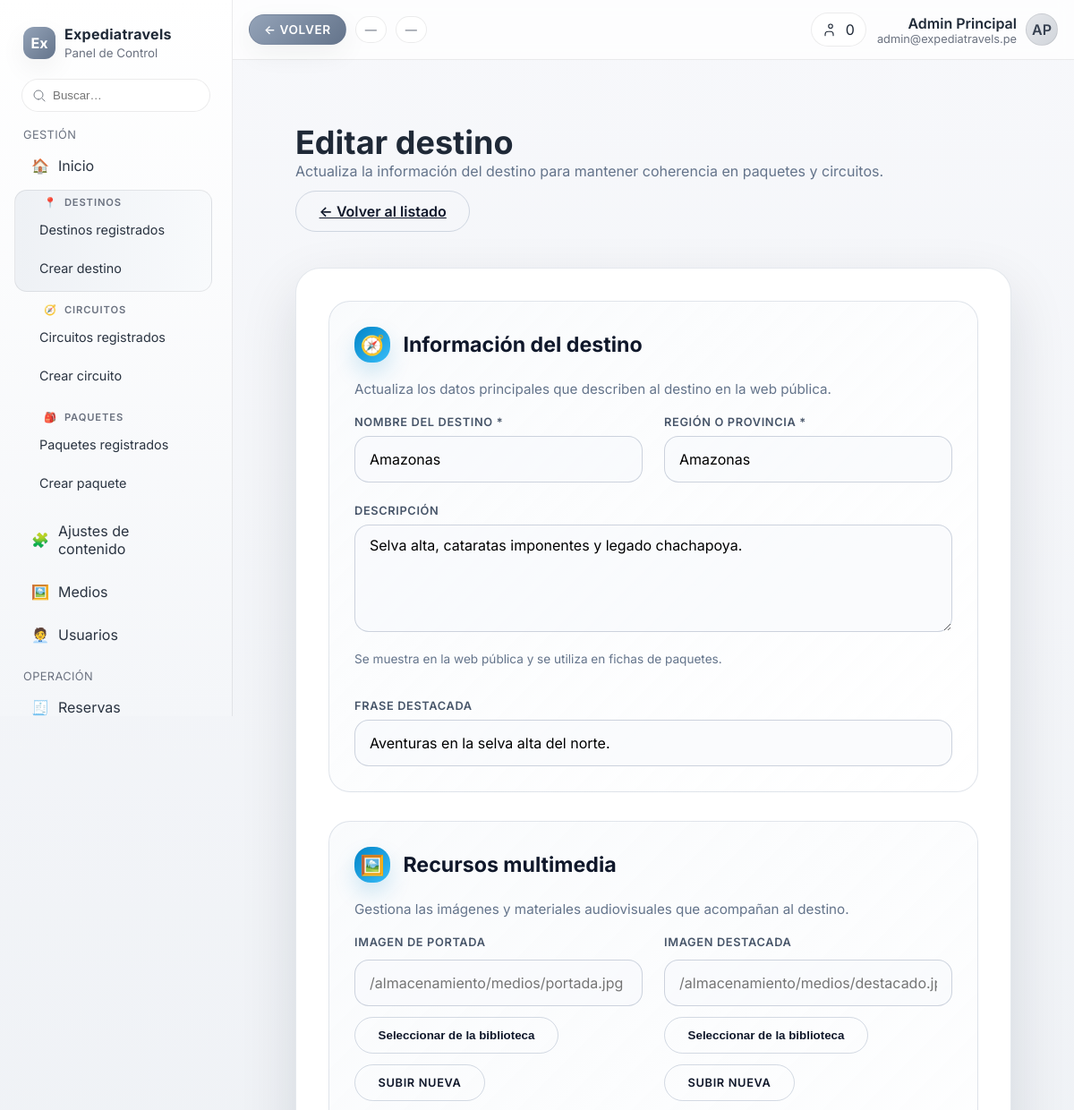
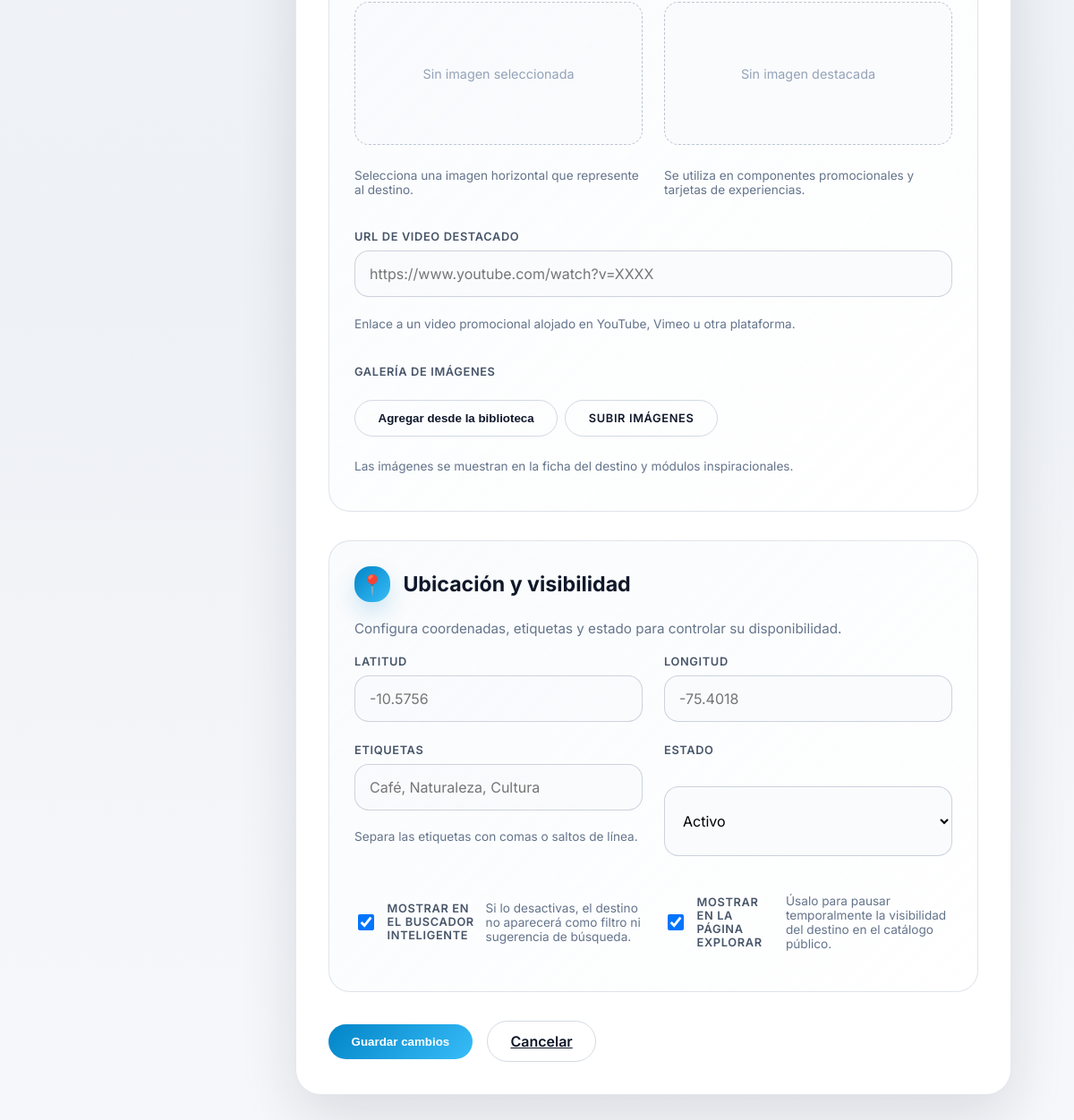
/administracion/editar_destino.php?id=1, run on the app's committed database (2 pictures, top to bottom).
### tables this page shows
CREATE TABLE destinos (
    id INT AUTO_INCREMENT PRIMARY KEY,
    nombre VARCHAR(120) NOT NULL,
    slug VARCHAR(150) NOT NULL,
    descripcion TEXT,
    tagline VARCHAR(180) DEFAULT NULL,
    lat DECIMAL(10, 7),
    lon DECIMAL(10, 7),
    imagen VARCHAR(255),
    imagen_destacada VARCHAR(255) DEFAULT NULL,
    region VARCHAR(120),
    galeria JSON DEFAULT NULL,
    video_destacado_url VARCHAR(255) DEFAULT NULL,
    tags JSON DEFAULT NULL,
    estado ENUM('activo', 'inactivo') NOT NULL DEFAULT 'activo',
    mostrar_en_buscador TINYINT(1) NOT NULL DEFAULT 1,
    mostrar_en_explorador TINYINT(1) NOT NULL DEFAULT 1,
    creado_en TIMESTAMP DEFAULT CURRENT_TIMESTAMP,
    actualizado_en TIMESTAMP DEFAULT CURRENT_TIMESTAMP ON UPDATE CURRENT_TIMESTAMP,
    UNIQUE KEY idx_destinos_slug (slug)
);

### administracion/editar_destino.php (the view, shortened to what the rows shown need)
<?php
require_once __DIR__ . '/includes/destinos_util.php';
$destinosPredeterminados = obtenerDestinosPredeterminados();
$errores = [];
$destinoId = isset($_GET['id']) ? (int) $_GET['id'] : 0;
$destinoSeleccionado = obtenerDestinoPorId($destinoId, $destinosPredeterminados, $errores);
$datos = [
    'nombre' => $destinoSeleccionado['nombre'] ?? '',
    'region' => $destinoSeleccionado['region'] ?? '',
    'descripcion' => $destinoSeleccionado['descripcion'] ?? '',
    'tagline' => $destinoSeleccionado['tagline'] ?? '',
    'latitud' => $destinoSeleccionado['latitud'] !== null ? (string) $destinoSeleccionado['latitud'] : '',
    'longitud' => $destinoSeleccionado['longitud'] !== null ? (string) $destinoSeleccionado['longitud'] : '',
    'imagen' => $destinoSeleccionado['imagen'] ?? '',
    'imagen_destacada' => $destinoSeleccionado['imagen_destacada'] ?? '',
    'galeria' => $destinoSeleccionado['galeria'] ?? [],
    'video_destacado_url' => $destinoSeleccionado['video_destacado_url'] ?? '',
    'estado' => $destinoSeleccionado['estado'] ?? 'activo',
    'etiquetas' => implode(', ', $destinoSeleccionado['tags'] ?? []),
    'mostrar_en_buscador' => (bool) ($destinoSeleccionado['mostrar_en_buscador'] ?? true),
    'mostrar_en_explorador' => (bool) ($destinoSeleccionado['mostrar_en_explorador'] ?? true),
];
require __DIR__ . '/plantilla/cabecera.php';
?>
<div class="admin-wrapper">
    <header class="admin-header">
        <div>
            <h1>Editar destino</h1>
        </div>
    </header>
    <section class="admin-card">
        <form method="post" class="admin-form">
            <div class="admin-section">
                <h2 class="admin-section__title">
                    <span class="admin-section__icon" aria-hidden="true">🧭</span>
                    <span>Información del destino</span>
                </h2>
                <div class="admin-section__content admin-grid">
                    <div class="admin-grid two-columns">
                        <div class="admin-field">
                            <label for="nombre">Nombre del destino *</label>
                            <input type="text" id="nombre" name="nombre" required value="<?= htmlspecialchars($datos['nombre'], ENT_QUOTES, 'UTF-8'); ?>" placeholder="Oxapampa" />
                        </div>
                        <div class="admin-field">
                            <label for="region">Región o provincia *</label>
                            <input type="text" id="region" name="region" required value="<?= htmlspecialchars($datos['region'], ENT_QUOTES, 'UTF-8'); ?>" placeholder="Pasco" />
                        </div>
                    </div>
                    <div class="admin-field">
                        <label for="descripcion">Descripción</label>
                        <textarea id="descripcion" name="descripcion" rows="4" placeholder="Describe la esencia del destino y su propuesta de valor."><?= htmlspecialchars($datos['descripcion'], ENT_QUOTES, 'UTF-8'); ?></textarea>
                        <p class="admin-help">Se muestra en la web pública y se utiliza en fichas de paquetes.</p>
                    </div>
                    <div class="admin-field">
                        <label for="tagline">Frase destacada</label>
                        <input type="text" id="tagline" name="tagline" value="<?= htmlspecialchars($datos['tagline'], ENT_QUOTES, 'UTF-8'); ?>" placeholder="Capital cafetalera de la Selva Central" />
                    </div>
                </div>
            </div>
            <div class="admin-section">
                <h2 class="admin-section__title">
                    <span class="admin-section__icon" aria-hidden="true">🖼️</span>
                    <span>Recursos multimedia</span>
                </h2>
            </div>
            <div class="admin-section">
                <h2 class="admin-section__title">
                    <span class="admin-section__icon" aria-hidden="true">📍</span>
                    <span>Ubicación y visibilidad</span>
                </h2>
                <div class="admin-section__content admin-grid">
                    <div class="admin-grid two-columns">
                        <div class="admin-field">
                            <label for="estado">Estado</label>
                            <select id="estado" name="estado">
                                <option value="activo" <?= $datos['estado'] === 'activo' ? 'selected' : ''; ?>>Activo</option>
                            </select>
                        </div>
                    </div>
                    <div class="admin-grid two-columns">
                        <div class="admin-field admin-field--checkbox">
                            <input type="checkbox" id="mostrar_en_buscador" name="mostrar_en_buscador" value="1" <?= $datos['mostrar_en_buscador'] ? 'checked' : ''; ?> />
                            <label for="mostrar_en_buscador">Mostrar en el buscador inteligente</label>
                            <p class="admin-help">Si lo desactivas, el destino no aparecerá como filtro ni sugerencia de búsqueda.</p>
                        </div>
                        <div class="admin-field admin-field--checkbox">
                            <input type="checkbox" id="mostrar_en_explorador" name="mostrar_en_explorador" value="1" <?= $datos['mostrar_en_explorador'] ? 'checked' : ''; ?> />
                            <label for="mostrar_en_explorador">Mostrar en la página Explorar</label>
                            <p class="admin-help">Úsalo para pausar temporalmente la visibilidad del destino en el catálogo público.</p>
                        </div>
                    </div>
                </div>
            </div>
        </form>
    </section>
</div>

### data on the page
destinos: nombre "Amazonas", region "Amazonas", descripcion "Selva alta, cataratas imponentes y legado chachapoya.", tagline "Aventuras en la selva alta del norte.", estado "Activo", mostrar_en_buscador "☑", mostrar_en_explorador "☑"

### other printed values
$panelNombreAdmin "Admin Principal"
$panelCorreoAdmin "admin@expediatravels.pe"
$panelInicialesAdmin "AP"
